Frame 1 (no input): blank canvas, image omitted
Frame 60 (no input): blank canvas, image omitted
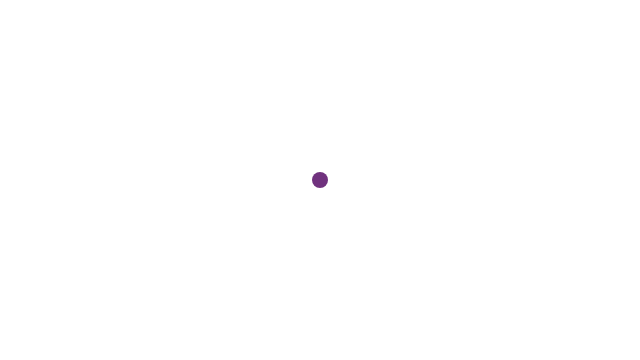
Frame 120 (the mouse pressed at the canvas centre since frame 60)

The p5.js sketch whose frames 1 and 60 were blank and that drew this single picture after the mouse press (run headless with seeded random() and noise() and a simulated clock; from frame 60 on, the mouse is pressed at the canvas centre):

// p5.js sketch
// ── sketch.js
let points = [];
let verticeX, verticeY, verticeXProx, verticeYProx
let baricentro
function setup() {
  createCanvas(640, 360);
}

function mousePressed() {
  if (points.length == 4) {
    points = [];
  }

  points.push(createVector(mouseX, mouseY));
}

function draw() {
  background(255);
  noFill();

  if (points.length == 4) {
    let [a, b, c, d] = points;

    strokeWeight(2);
    beginShape();
    vertex(a.x, a.y);
    vertex(b.x, b.y);
    vertex(c.x, c.y);
    vertex(d.x, d.y);
    endShape(CLOSE);
    stroke(236, 1, 90);
    strokeWeight(4);
    fill(236, 1, 90, 25);
    
    circumcircle([a, b, c, d]);
  }

  strokeWeight(16);
  stroke(112, 50, 126)
  
  for (let p of points) {
    point(p.x, p.y);
  }
}

function circumcircle(vertices) {
  calcBaricentro(vertices, calcArea(vertices))
}

function calcArea(vertices) {
  let soma = 0
  for (let i = 0; i < 3; i ++) {
    soma = soma + (vertices[i].x * vertices[i+1].y) - (vertices[i].y * vertices[i + 1].x)
  }
  
  soma = soma + (vertices[3].x * vertices[0].y - (vertices[3].y * vertices[0].x))
  return soma / 2
}

function calcBaricentro(vertices, area) {
  baricentro = createVector(calcBariX(vertices, area), calcBariY(vertices, area))
  
  strokeWeight(16);
  stroke(112, 50, 126)
  point(baricentro.x, baricentro.y)
   
}

function calcBariX(vertices, area) {
  let somaAuxX = 0
  let somaBariX = 0
  for (let i = 0; i < 4; i ++) {
      verticeX = vertices[i].x
      verticeY = vertices[i].y
    
      if(i == vertices.length - 1) {
        verticeXProx = verticeX
        verticeYProx = verticeY
      } else {
        verticeXProx = vertices[i + 1].x
        verticeYProx = vertices[i + 1].y
      }
      
      somaAuxX = (verticeXProx + verticeX) * (verticeX * verticeYProx - verticeY * verticeXProx)
      somaBariX += somaAuxX
  }
  let divisor = abs(6 * area)
  return abs(somaBariX) / divisor
}

function calcBariY(vertices, area) {
  let somaAuxY = 0
  let somaBariY = 0
  
  for (let i = 0; i < 4; i ++) {
      verticeX = vertices[i].x
      verticeY = vertices[i].y
    
      if(i == vertices.length - 1) {
        verticeXProx = verticeX
        verticeYProx = verticeY
      } else {
        verticeXProx = vertices[i + 1].x
        verticeYProx = vertices[i + 1].y
      }
      
      somaAuxY = (verticeYProx + verticeY) * (verticeX * verticeYProx - verticeY * verticeXProx)
      somaBariY += somaAuxY
  }
  
  let divisor = abs(6 * area)
  return abs(somaBariY) / divisor
}
